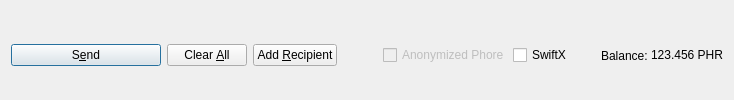
         <widget class="QFrame" name="frame_Send">
          <layout class="QHBoxLayout" name="horizontalLayout">
           <property name="bottomMargin">
            <number>0</number>
           </property>
           <item>
            <widget class="QPushButton" name="sendButton">
             <property name="minimumSize">
              <size>
               <width>150</width>
               <height>0</height>
              </size>
             </property>
             <property name="toolTip">
              <string>Confirm the send action</string>
             </property>
             <property name="text">
              <string>S&amp;end</string>
             </property>
             <property name="autoDefault">
              <bool>false</bool>
             </property>
             <property name="default">
              <bool>true</bool>
             </property>
            </widget>
           </item>
           <item>
            <widget class="QPushButton" name="clearButton">
             <property name="sizePolicy">
              <sizepolicy hsizetype="Minimum" vsizetype="Fixed">
               <horstretch>0</horstretch>
               <verstretch>0</verstretch>
              </sizepolicy>
             </property>
             <property name="toolTip">
              <string>Clear all fields of the form.</string>
             </property>
             <property name="text">
              <string>Clear &amp;All</string>
             </property>
             <property name="autoDefault">
              <bool>false</bool>
             </property>
            </widget>
           </item>
           <item>
            <widget class="QPushButton" name="addButton">
             <property name="toolTip">
              <string>Send to multiple recipients at once</string>
             </property>
             <property name="text">
              <string>Add &amp;Recipient</string>
             </property>
             <property name="autoDefault">
              <bool>false</bool>
             </property>
            </widget>
           </item>
           <item>
            <spacer name="horizontalSpacer">
             <property name="orientation">
              <enum>Qt::Horizontal</enum>
             </property>
             <property name="sizeHint" stdset="0">
              <size>
               <width>40</width>
               <height>20</height>
              </size>
             </property>
            </spacer>
           </item>
           <item>
            <layout class="QHBoxLayout" name="horizontalLayout_2">
             <property name="spacing">
              <number>3</number>
             </property>
             <item>
              <widget class="QCheckBox" name="checkzPHR">
               <property name="enabled">
                <bool>false</bool>
               </property>
               <property name="text">
                <string>Anonymized Phore</string>
               </property>
              </widget>
             </item>
             <item>
              <widget class="QCheckBox" name="checkSwiftTX">
               <property name="enabled">
                <bool>true</bool>
               </property>
               <property name="minimumSize">
                <size>
                 <width>85</width>
                 <height>0</height>
                </size>
               </property>
               <property name="text">
                <string>SwiftX</string>
               </property>
              </widget>
             </item>
             <item>
              <widget class="QLabel" name="labelForBalance">
               <property name="text">
                <string>Balance:</string>
               </property>
              </widget>
             </item>
             <item>
              <widget class="QLabel" name="labelBalance">
               <property name="sizePolicy">
                <sizepolicy hsizetype="Preferred" vsizetype="Fixed">
                 <horstretch>0</horstretch>
                 <verstretch>0</verstretch>
                </sizepolicy>
               </property>
               <property name="cursor">
                <cursorShape>IBeamCursor</cursorShape>
               </property>
               <property name="text">
                <string notr="true">123.456 PHR</string>
               </property>
               <property name="textInteractionFlags">
                <set>Qt::LinksAccessibleByMouse|Qt::TextSelectableByKeyboard|Qt::TextSelectableByMouse</set>
               </property>
              </widget>
             </item>
            </layout>
           </item>
          </layout>
         </widget>
